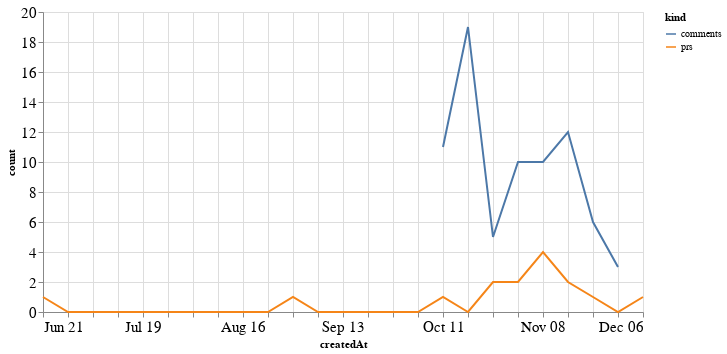

The notebook cell saved with this chart:
### Code cell
alt.Chart(total_time, width=600).mark_line().encode(
    x='createdAt',
    y='count',
    color='kind'
)

### Figure 1 — Vega-Lite specification as saved in the notebook (floating-point values rounded to 4 significant figures)
{"config": {"axisLeft": {"labelFontSize": 15}, "axisBottom": {"labelFontSize": 15}}, "data": {"name": "data-20d02dbf96c88dfc5564e7d923ee780c"}, "mark": "line", "encoding": {"color": {"type": "nominal", "field": "kind"}, "x": {"type": "temporal", "field": "createdAt"}, "y": {"type": "quantitative", "field": "count"}}, "width": 600, "$schema": "https://vega.github.io/schema/vega-lite/v4.8.1.json", "datasets": {"data-20d02dbf96c88dfc5564e7d923ee780c": [{"createdAt": "2020-06-21T00:00:00", "kind": "prs", "count": 1.0}, {"createdAt": "2020-06-28T00:00:00", "kind": "prs", "count": 0.0}, {"createdAt": "2020-07-05T00:00:00", "kind": "prs", "count": 0.0}, {"createdAt": "2020-07-12T00:00:00", "kind": "prs", "count": 0.0}, {"createdAt": "2020-07-19T00:00:00", "kind": "prs", "count": 0.0}, {"createdAt": "2020-07-26T00:00:00", "kind": "prs", "count": 0.0}, {"createdAt": "2020-08-02T00:00:00", "kind": "prs", "count": 0.0}, {"createdAt": "2020-08-09T00:00:00", "kind": "prs", "count": 0.0}, {"createdAt": "2020-08-16T00:00:00", "kind": "prs", "count": 0.0}, {"createdAt": "2020-08-23T00:00:00", "kind": "prs", "count": 0.0}, {"createdAt": "2020-08-30T00:00:00", "kind": "prs", "count": 1.0}, {"createdAt": "2020-09-06T00:00:00", "kind": "prs", "count": 0.0}, {"createdAt": "2020-09-13T00:00:00", "kind": "prs", "count": 0.0}, {"createdAt": "2020-09-20T00:00:00", "kind": "prs", "count": 0.0}, {"createdAt": "2020-09-27T00:00:00", "kind": "prs", "count": 0.0}, {"createdAt": "2020-10-04T00:00:00", "kind": "prs", "count": 0.0}, {"createdAt": "2020-10-11T00:00:00", "kind": "prs", "count": 1.0}, {"createdAt": "2020-10-18T00:00:00", "kind": "prs", "count": 0.0}, {"createdAt": "2020-10-25T00:00:00", "kind": "prs", "count": 2.0}, {"createdAt": "2020-11-01T00:00:00", "kind": "prs", "count": 2.0}, {"createdAt": "2020-11-08T00:00:00", "kind": "prs", "count": 4.0}, {"createdAt": "2020-11-15T00:00:00", "kind": "prs", "count": 2.0}, {"createdAt": "2020-11-22T00:00:00", "kind": "prs", "count": 1.0}, {"createdAt": "2020-11-29T00:00:00", "kind": "prs", "count": 0.0}, {"createdAt": "2020-12-06T00:00:00", "kind": "prs", "count": 1.0}, {"createdAt": "2020-06-21T00:00:00", "kind": "comments", "count": null}, {"createdAt": "2020-06-28T00:00:00", "kind": "comments", "count": null}, {"createdAt": "2020-07-05T00:00:00", "kind": "comments", "count": null}, {"createdAt": "2020-07-12T00:00:00", "kind": "comments", "count": null}, {"createdAt": "2020-07-19T00:00:00", "kind": "comments", "count": null}, {"createdAt": "2020-07-26T00:00:00", "kind": "comments", "count": null}, {"createdAt": "2020-08-02T00:00:00", "kind": "comments", "count": null}, {"createdAt": "2020-08-09T00:00:00", "kind": "comments", "count": null}, {"createdAt": "2020-08-16T00:00:00", "kind": "comments", "count": null}, {"createdAt": "2020-08-23T00:00:00", "kind": "comments", "count": null}, {"createdAt": "2020-08-30T00:00:00", "kind": "comments", "count": null}, {"createdAt": "2020-09-06T00:00:00", "kind": "comments", "count": null}, {"createdAt": "2020-09-13T00:00:00", "kind": "comments", "count": null}, {"createdAt": "2020-09-20T00:00:00", "kind": "comments", "count": null}, {"createdAt": "2020-09-27T00:00:00", "kind": "comments", "count": null}, {"createdAt": "2020-10-04T00:00:00", "kind": "comments", "count": null}, {"createdAt": "2020-10-11T00:00:00", "kind": "comments", "count": 11.0}, {"createdAt": "2020-10-18T00:00:00", "kind": "comments", "count": 19.0}, {"createdAt": "2020-10-25T00:00:00", "kind": "comments", "count": 5.0}, {"createdAt": "2020-11-01T00:00:00", "kind": "comments", "count": 10.0}, {"createdAt": "2020-11-08T00:00:00", "kind": "comments", "count": 10.0}, {"createdAt": "2020-11-15T00:00:00", "kind": "comments", "count": 12.0}, {"createdAt": "2020-11-22T00:00:00", "kind": "comments", "count": 6.0}, {"createdAt": "2020-11-29T00:00:00", "kind": "comments", "count": 3.0}, {"createdAt": "2020-12-06T00:00:00", "kind": "comments", "count": null}]}}
